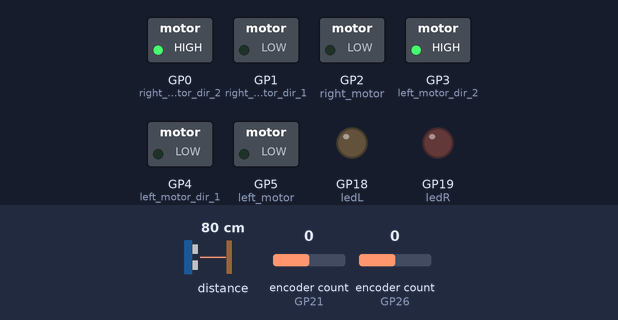
Bench run of a program on a simulated Raspberry Pi Pico running CircuitPython. Shown: switched loads named in the program (green lamp = pin HIGH), output pins drawn as LEDs (lit = HIGH). Inputs (shaded band) come from the test bench; at power-on: distance to the obstacle 80 cm, encoder count (sensors on GP21, GP26) 0. What the program prints to the serial console is not drawn.

Above: at 1.2 s.
1.3 s: distance to the obstacle set to 4 cm
2.8 s: encoder count (sensor on GP21) set to 1
At 3.1 s:
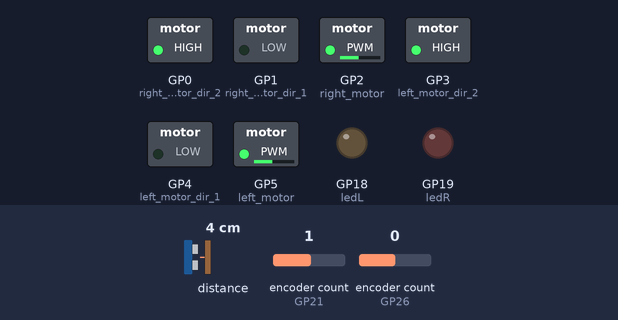
4.3 s: encoder count (sensor on GP26) set to -1
At 5.5 s:
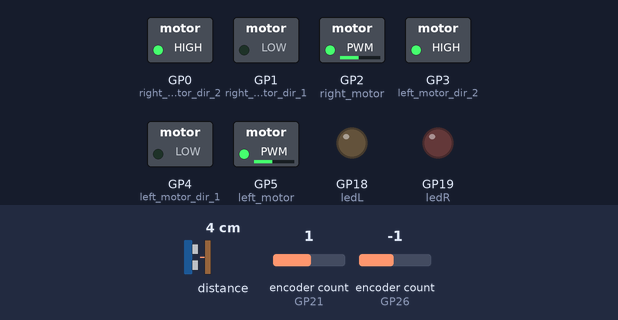
5.8 s: distance to the obstacle set to 2 cm
Timing chart, 0 to 7.7 s (numbered marks = the images above; inputs shaded):
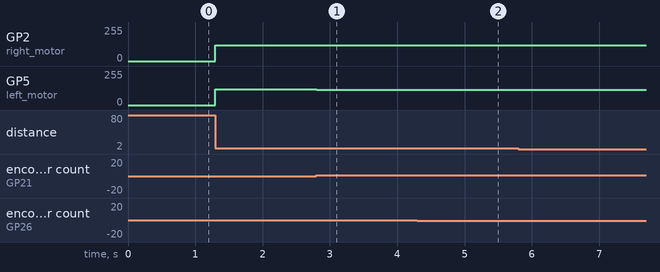

The program:

wallbounce.py
```python
import board
import time
from math import pi
import digitalio
import rotaryio
import pwmio
import busio
import adafruit_tca9548a
import adafruit_vl6180x

print("start")
#time.sleep(20)

#LED
ledL = digitalio.DigitalInOut(board.GP18)
ledL.direction = digitalio.Direction.OUTPUT
ledR = digitalio.DigitalInOut(board.GP19)
ledR.direction = digitalio.Direction.OUTPUT

#Sensors
i2c = busio.I2C(board.GP15, board.GP14) # uses board.SCL and board.SDA
mux = adafruit_tca9548a.TCA9548A(i2c) # make tsa (multiplexer) object using i2c

Rsensor = adafruit_vl6180x.VL6180X(mux[5])
Fsensor = adafruit_vl6180x.VL6180X(mux[7])
Lsensor = adafruit_vl6180x.VL6180X(mux[6])


Ticks_Per_Turn = 200
Dist_Betwix_Wheels = 70
Wheel_Diameter = 40.0 # mm


# encoders
left_enc = rotaryio.IncrementalEncoder(board.GP21, board.GP20)
right_enc = rotaryio.IncrementalEncoder(board.GP26, board.GP27)

# motors
right_motor = pwmio.PWMOut(board.GP2, frequency = 1000)

right_motor_dir_1 = digitalio.DigitalInOut(board.GP1)
right_motor_dir_1.direction = digitalio.Direction.OUTPUT
right_motor_dir_2 = digitalio.DigitalInOut(board.GP0)
right_motor_dir_2.direction = digitalio.Direction.OUTPUT

left_motor = pwmio.PWMOut(board.GP5, frequency = 1000)

left_motor_dir_1 = digitalio.DigitalInOut(board.GP4)
left_motor_dir_1.direction = digitalio.Direction.OUTPUT
left_motor_dir_2 = digitalio.DigitalInOut(board.GP3)
left_motor_dir_2.direction = digitalio.Direction.OUTPUT

right_motor_dir_1.value = 0
right_motor_dir_2.value = 1

left_motor_dir_1.value = 0
left_motor_dir_2.value = 1


""" Main """

def limit(val):
    return min(1, max(val, -1))

if __name__ == "__main__":
    mm_per_tick = pi * Wheel_Diameter / Ticks_Per_Turn #gets distance travelled per tick of encoder

    right_dist  = right_enc.position * mm_per_tick
    left_dist = left_enc.position * mm_per_tick

    dist  = (right_dist + left_dist) / 2
    theta = (left_dist - right_dist) / Dist_Betwix_Wheels


    # angular P control
    Kp_angle = 0.9
    theta_target = 0

    error_angle = theta_target - theta
    start_angle = Kp_angle * error_angle

    # Linear P control
    Kp_line = 0.1
    dist_target = 20002

    error_line = dist_target - dist
    start_line = limit(Kp_line * error_line) # 0.9 is a bit too fast

    while True:
        if Lsensor.range < 30:
            ledL.value = True
        else:
            ledL.value = False

        if Rsensor.range < 30:
            ledR.value = True
        else:
            ledR.value = False
        while error_line > 0:
            right_dist  = right_enc.position * mm_per_tick
            left_dist = left_enc.position * mm_per_tick

            dist  = (right_dist + left_dist) / 2
            theta = (left_dist - right_dist) / Dist_Betwix_Wheels


            # angular P control
            Kp_angle = 0.9
            theta_target = 0

            error_angle = theta_target - theta
            start_angle = Kp_angle * error_angle

            # Linear P control
            Kp_line = 0.1
            dist_target = 20000

            error_line = dist_target - dist
            start_line = limit(Kp_line * error_line) # 0.9 is a bit too fast


            # combine

            print(error_angle, error_line)


            right_motor.duty_cycle, left_motor.duty_cycle = int(abs((limit(start_line - start_angle))) * 30000), int(abs((limit(start_line + start_angle))) * 30000)

            print('R Range: {0}mm'.format(Rsensor.range))
            print('F Range: {0}mm'.format(Fsensor.range))
            print('L Range: {0}mm'.format(Lsensor.range))

            if Lsensor.range < 30:
                left_motor.duty_cycle = left_motor.duty_cycle + 500
                right_motor.duty_cycle = right_motor.duty_cycle - 500
            elif Lsensor.range > 70:
                left_motor.duty_cycle = left_motor.duty_cycle - 500
                right_motor.duty_cycle = right_motor.duty_cycle + 500

            #time.sleep(0.000005)

        right_motor.duty_cycle, left_motor.duty_cycle = 0, 0
```

Measured:
- after the input at 2.8 s, GP5 (left_motor): 117/255 → 116/255 at once
- after the input at 4.3 s, GP5 (left_motor): 116/255 → 115/255 at once
